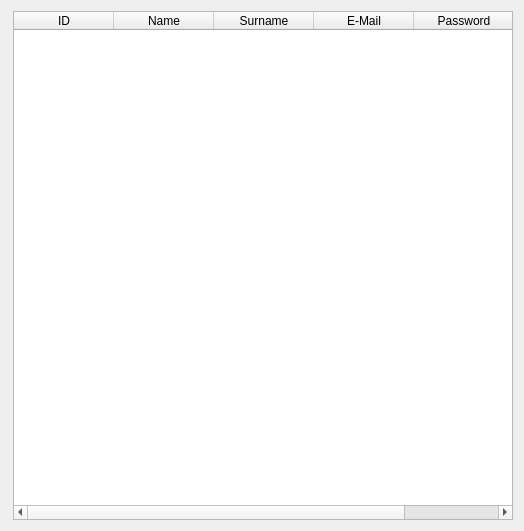
<?xml version="1.0" encoding="UTF-8"?>
<ui version="4.0">
 <class>Form</class>
 <widget class="QWidget" name="Form">
  <property name="geometry">
   <rect>
    <x>0</x>
    <y>0</y>
    <width>524</width>
    <height>531</height>
   </rect>
  </property>
  <property name="minimumSize">
   <size>
    <width>0</width>
    <height>531</height>
   </size>
  </property>
  <property name="windowTitle">
   <string>Kullanıcı Datası</string>
  </property>
  <layout class="QHBoxLayout" name="horizontalLayout">
   <item alignment="Qt::AlignRight">
    <widget class="QTableWidget" name="tableWidget">
     <property name="minimumSize">
      <size>
       <width>500</width>
       <height>0</height>
      </size>
     </property>
     <property name="maximumSize">
      <size>
       <width>500</width>
       <height>16777215</height>
      </size>
     </property>
     <column>
      <property name="text">
       <string>ID</string>
      </property>
     </column>
     <column>
      <property name="text">
       <string>Name</string>
      </property>
     </column>
     <column>
      <property name="text">
       <string>Surname</string>
      </property>
     </column>
     <column>
      <property name="text">
       <string>E-Mail</string>
      </property>
     </column>
     <column>
      <property name="text">
       <string>Password</string>
      </property>
     </column>
    </widget>
   </item>
  </layout>
 </widget>
 <resources/>
 <connections/>
</ui>
